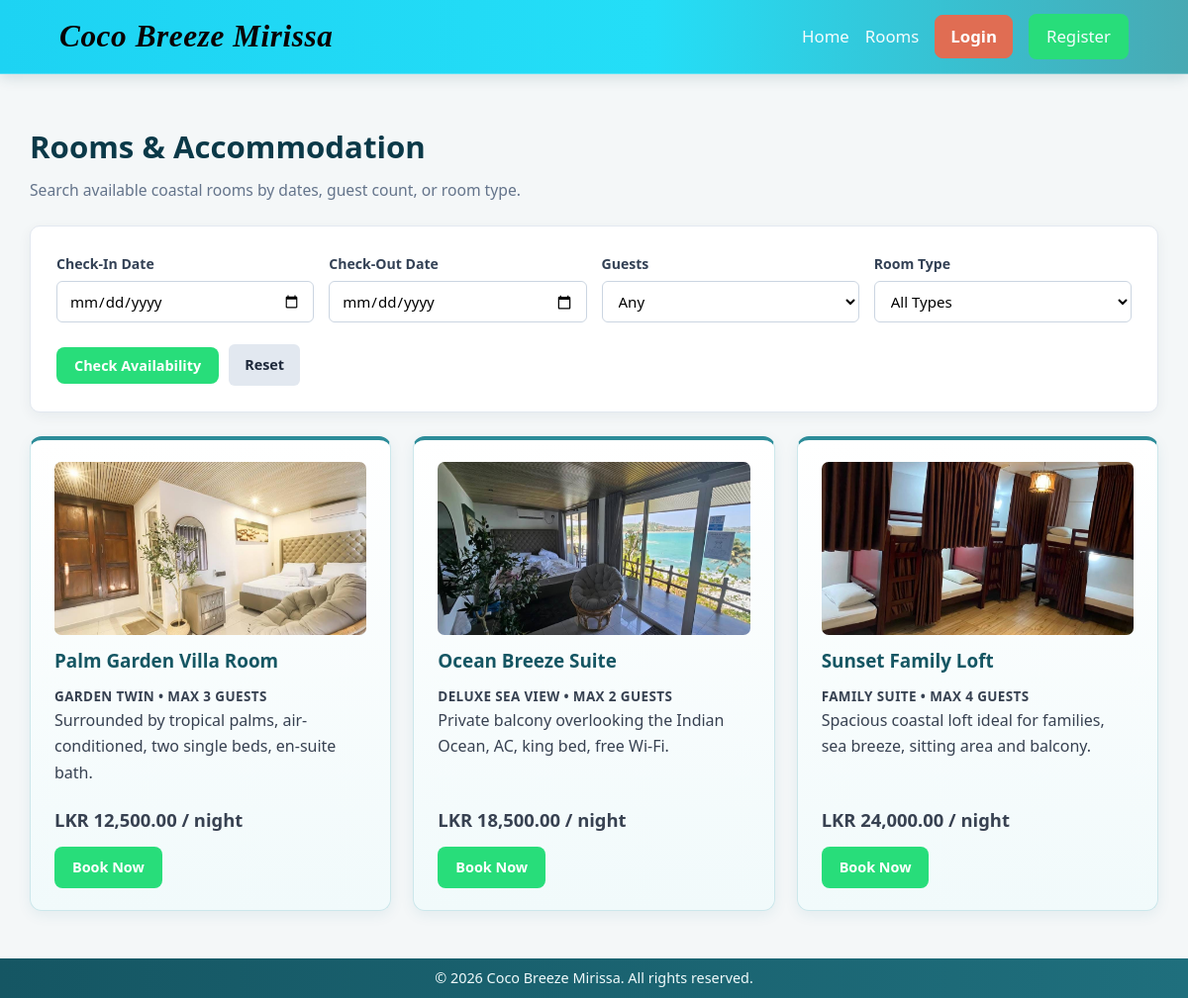
The page /rooms.php on the database its author committed.
### tables this page shows
CREATE TABLE rooms (
    room_id INT AUTO_INCREMENT PRIMARY KEY,
    room_name VARCHAR(100) NOT NULL,
    room_type VARCHAR(60) NOT NULL,
    description TEXT NOT NULL,
    price_per_night DECIMAL(10, 2) NOT NULL,
    max_guests INT NOT NULL,
    room_image VARCHAR(255) DEFAULT 'room1.jpg',
    room_status ENUM('available', 'inactive') NOT NULL DEFAULT 'available'
);

### rooms.php (the view, shortened to what this page needs)
<?php
require_once 'config/db.php';
$checkIn = $_GET['check_in'] ?? '';
$checkOut = $_GET['check_out'] ?? '';
$searchError = '';
$rooms = [];
if ($searchError === '') {
    $sql = "SELECT r.* FROM rooms r WHERE r.room_status = 'available'";
    $params = [];
    $sql .= " ORDER BY r.price_per_night ASC";
    $stmt = $pdo->prepare($sql);
    $stmt->execute($params);
    $rooms = $stmt->fetchAll();
}
?>
<!DOCTYPE html>
<html lang="en">
<head>
    <link rel="stylesheet" href="assets/css/style.css">
</head>
<body>
    <header class="navbar">
        <div class="container nav-flex">
            <a href="index.php" class="logo">Coco Breeze Mirissa</a>
            <nav class="nav-links">
                <a href="index.php">Home</a>
                <a href="rooms.php">Rooms</a>
                <?php if (isset($_SESSION['user_id'])): ?>
                    <a href="my_bookings.php">My Bookings</a>
                    <?php if (isset($_SESSION['role']) && $_SESSION['role'] === 'admin'): ?>
                        <a href="admin/dashboard.php">Admin</a>
                    <?php endif; ?>
                    <span class="nav-user">Hi, <?= htmlspecialchars($_SESSION['user_name']) ?></span>
                    <a href="logout.php" class="btn-outline">Logout</a>
                <?php else: ?>
                    <a href="login.php" class="btn-outline">Login</a>
                    <a href="register.php" class="btn-primary">Register</a>
                <?php endif; ?>
            </nav>
        </div>
    </header>
    <main class="section container">
        <h1>Rooms & Accommodation</h1>
        <p class="subtitle">Search available coastal rooms by dates, guest count, or room type.</p>
        <form method="GET" action="rooms.php" class="search-box" id="availabilityForm">
            <div class="search-grid">
                <div class="form-group">
                    <label for="search_check_in">Check-In Date</label>
                    <input type="date" id="search_check_in" name="check_in" value="<?= htmlspecialchars($checkIn) ?>">
                </div>
                <div class="form-group">
                    <label for="search_check_out">Check-Out Date</label>
                    <input type="date" id="search_check_out" name="check_out" value="<?= htmlspecialchars($checkOut) ?>">
                </div>
                <div class="form-group">
                    <label for="search_guests">Guests</label>
                    <select id="search_guests" name="guests">
                        <option value="">Any</option>
                    </select>
                </div>
                <div class="form-group">
                    <label for="room_type">Room Type</label>
                    <select id="room_type" name="room_type">
                        <option value="">All Types</option>
                    </select>
                </div>
            </div>
            <div class="search-actions">
                <button type="submit" class="btn-primary">Check Availability</button>
                <a href="rooms.php" class="btn-secondary">Reset</a>
            </div>
        </form>
        <?php if (empty($rooms)): ?>
            <div class="alert alert-error">No matching rooms found for your selected criteria.</div>
        <?php else: ?>
            <div class="grid-3">
                <?php foreach ($rooms as $room): ?>
                    <?php
                    $bookUrl = "book.php?room_id=" . (int)$room['room_id'];
                    ?>
                    <div class="card">
                        <div>
                            <img src="assets/images/<?= htmlspecialchars($room['room_image'] ?: 'ocean_suite.jpg') ?>"
                                 alt="<?= htmlspecialchars($room['room_name']) ?>"
                                 class="room-img">
                            <h3><?= htmlspecialchars($room['room_name']) ?></h3>
                            <p class="room-type">
                                <?= htmlspecialchars($room['room_type']) ?> • Max <?= (int)$room['max_guests'] ?> Guests
                            </p>
                            <p><?= htmlspecialchars($room['description']) ?></p>
                        </div>
                        <div>
                            <p class="price">LKR <?= number_format((float)$room['price_per_night'], 2) ?> / night</p>
                            <a href="<?= htmlspecialchars($bookUrl) ?>" class="btn-primary">Book Now</a>
                        </div>
                    </div>
                <?php endforeach; ?>
            </div>
        <?php endif; ?>
    </main>
    <footer class="footer">
        <div class="container">
            <p>&copy; 2026 Coco Breeze Mirissa. All rights reserved.</p>
        </div>
    </footer>
</body>
</html>

### rows shown on the page
rooms: room_image (picture), room_name "Palm Garden Villa Room", room_type "GARDEN TWIN", max_guests "3", description "Surrounded by tropical palms, air-conditioned, two single beds, en-suite bath.", price_per_night "12,500.00"
rooms: room_image (picture), room_name "Ocean Breeze Suite", room_type "DELUXE SEA VIEW", max_guests "2", description "Private balcony overlooking the Indian Ocean, AC, king bed, free Wi-Fi.", price_per_night "18,500.00"
rooms: room_image (picture), room_name "Sunset Family Loft", room_type "FAMILY SUITE", max_guests "4", description "Spacious coastal loft ideal for families, sea breeze, sitting area and balcony.", price_per_night "24,000.00"
